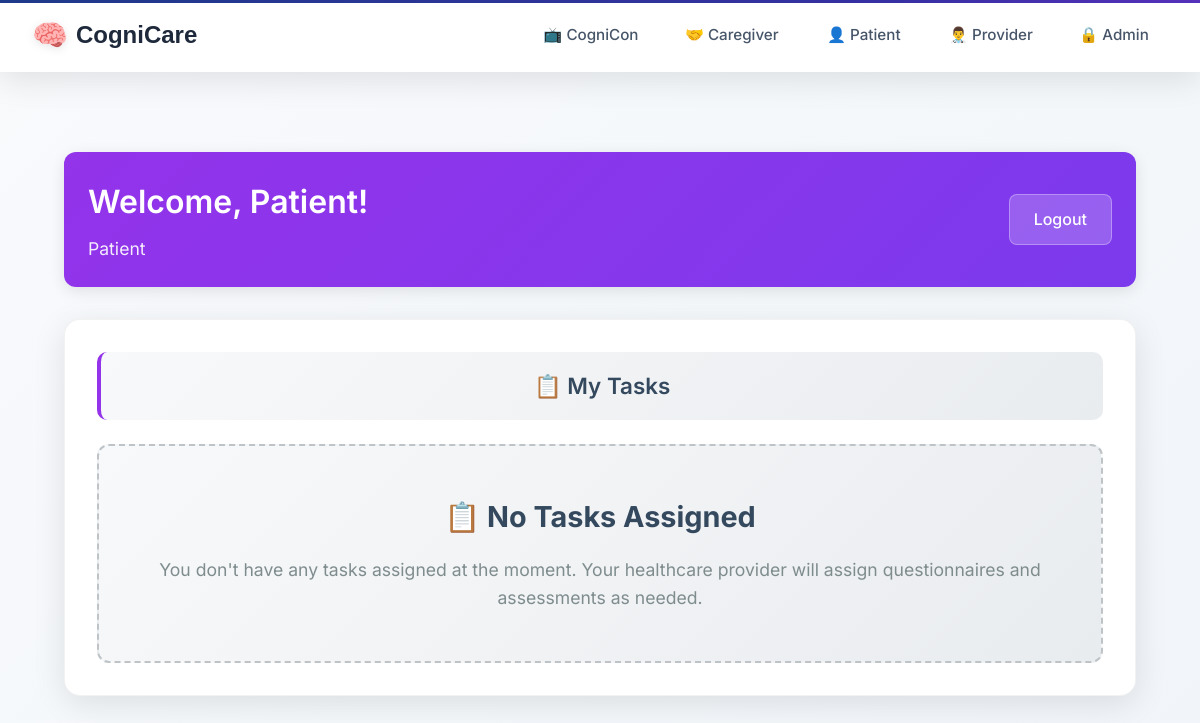
Page /patient-dashboard/ (signed in) on the earlier database version.
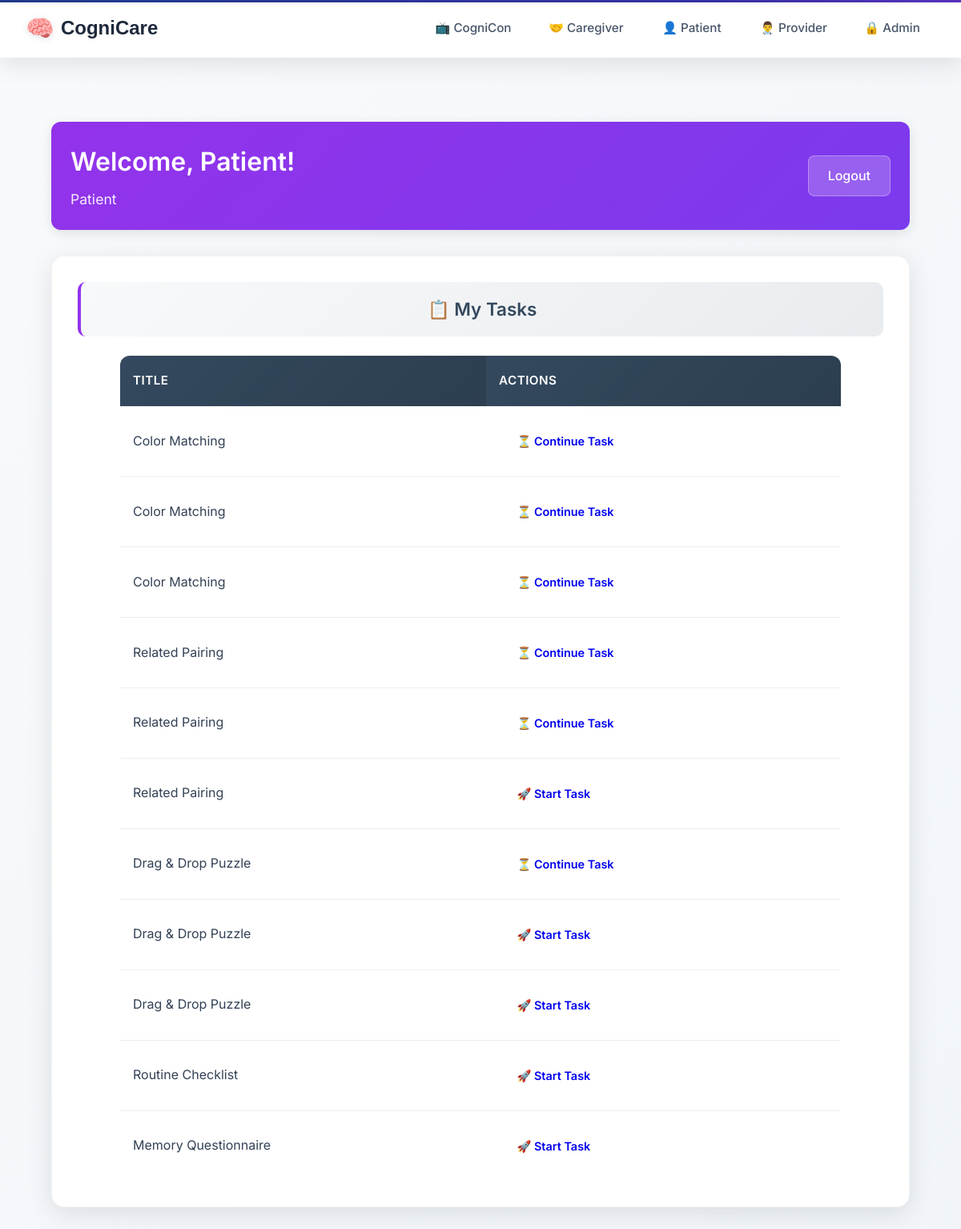
Same page on the later database version.
### taskmanager/models.py (models this page shows, shortened)
class Task(models.Model):
    title = models.CharField(max_length=255)
    description = models.TextField(blank=True, null=True)
    task_type = models.CharField(max_length=50, choices=TASK_TYPES)
    difficulty = models.CharField(
        max_length=50,
        choices=DIFFICULTY_LEVELS,
        blank=True,
        null=True,
        help_text="Cognitive difficulty level for games"
    )
    assigned_by = models.ForeignKey(UserProfile, related_name='assigned_tasks', on_delete=models.CASCADE)
    assigned_to = models.ForeignKey(UserProfile, related_name='tasks', on_delete=models.CASCADE)
    completed_by = models.ForeignKey(UserProfile, related_name='completed_tasks', on_delete=models.SET_NULL, null=True, blank=True)
    status = models.CharField(max_length=20, choices=[
        ('assigned', 'Assigned'),
        ('in_progress', 'In Progress'),
        ('completed', 'Completed'),
    ], default='assigned')
    created_at = models.DateTimeField(auto_now_add=True)
    assigned_at = models.DateTimeField(auto_now_add=True)
    due_date = models.DateTimeField(blank=True, null=True)
    completed_at = models.DateTimeField(null=True, blank=True)
    task_config = models.JSONField(default=dict, blank=True)
    class Meta:
        ordering = ['-created_at']

### users/views.py (the view)
# urls.py: path('patient-dashboard/', views.patient_dashboard, name='patient_dashboard'),
@login_required
def patient_dashboard(request):
    if not hasattr(request.user, 'profile') or request.user.profile.user_type != 'patient':
        messages.error(request, 'You do not have permission to access the patient dashboard.')
        return redirect('home')
    from taskmanager.models import Task
    pending_tasks = Task.objects.filter(
        assigned_to=request.user.profile,
        status__in=['assigned', 'in_progress']
    ).order_by('due_date', 'created_at')
    context = {
        'user': request.user,
        'user_type': 'Patient',
        'pending_tasks': pending_tasks
    }
    return render(request, 'dashboards/patient_dashboard.html', context)

### templates/dashboards/patient_dashboard.html (shortened to what this page needs)
{% extends 'layouts/base.html' %}
{% block content %}
<div class="dashboard-container">
    <div class="dashboard-header patient">
        <div class="header-info">
    <h1>Welcome, {{ user.first_name }}!</h1>
            <span class="user-type">{{ user_type }}</span>
        </div>
        <a href="{% url 'logout' %}" class="logout-btn">Logout</a>
    </div>
    <div class="dashboard-section">
        <h2 class="section-title patient">📋 My Tasks</h2>
        {% if pending_tasks %}
        <div class="tasks-list">
            <table class="enhanced-table">
                <thead>
                    <tr>
                        <th>Title</th>
                        <th>Actions</th>
                    </tr>
                </thead>
                <tbody>
                {% for task in pending_tasks %}
                    <tr>
                        <td>
                            {{ task.title }}
                        </td>
                        <td>
                            <a href="{% url 'taskmanager:take_task' task.id %}" class="action-btn start-btn">
                                {% if task.status == 'assigned' %}
                                    🚀 Start Task
                                {% else %}
                                    ⏳ Continue Task
                                {% endif %}
                            </a>
                        </td>
                    </tr>
                {% endfor %}
                </tbody>
            </table>
        </div>
        {% else %}
        <div class="empty-state-main">
            <h2>📋 No Tasks Assigned</h2>
            <p>You don't have any tasks assigned at the moment. Your healthcare provider will assign questionnaires and assessments as needed.</p>
        </div>
        {% endif %}
    </div>
</div>
{% endblock %}

### templates/layouts/base.html (shortened to what this page needs)
<!DOCTYPE html>
<html>
<head>
    {% load static %}
    <link href="https://unpkg.com/material-components-web@latest/dist/material-components-web.min.css" rel="stylesheet">
    <link rel="stylesheet" href="https://cdnjs.cloudflare.com/ajax/libs/font-awesome/6.4.0/css/all.min.css">
    <link rel="stylesheet" href="{% static 'css/base.css' %}">
    <link rel="stylesheet" href="{% static 'css/design-system.css' %}">
    <link rel="stylesheet" href="{% static 'css/dashboard.css' %}">
    <link rel="stylesheet" href="{% static 'css/forms.css' %}">
    <link rel="stylesheet" href="{% static 'css/pages.css' %}">
</head>
<body>
    <header class="top-nav">
        <a href="/" class="site-title">CogniCare</a>
        <div class="nav-container">
            <nav class="nav-links" id="navLinks">
                <a href="/cognicon" class="nav-link">📺 CogniCon</a>
                <a href="/caregiver-login" class="nav-link caregiver-link">🤝 Caregiver</a>
                <a href="/patient-login" class="nav-link patient-link">👤 Patient</a>
                <a href="/provider-login" class="nav-link provider-link">👨‍⚕️ Provider</a>
                <a href="/admin-login" class="nav-link admin-link">🔒 Admin</a>
                </nav>
        </div>
    </header>
    <main>
        <div class="content-wrapper">
            {% block content %}{% endblock %}
        </div>
    </main>
</body>
</html>

### static/css/base.css (style rules this page uses)
:root { --patient-primary: #9333ea; --patient-secondary: #7c3aed; --patient-accent: #8b5cf6; --caregiver-primary: #059669; --caregiver-secondary: #047857; --caregiver-accent: #10b981; --provider-primary: #1e3a8a; --provider-secondary: #1e40af; --provider-accent: #3730a3; --admin-primary: #1a202c; --admin-secondary: #2d3748; --admin-accent: #fbbf24; --neutral-50: #f8fafc; --neutral-100: #f1f5f9; --neutral-200: #e2e8f0; --neutral-300: #cbd5e1; --neutral-400: #94a3b8; --neutral-500: #64748b; --neutral-600: #475569; --neutral-700: #334155; --neutral-800: #1e293b; --neutral-900: #0f172a; }
* { margin: 0; padding: 0; box-sizing: border-box; }
body { background: linear-gradient(135deg, var(--neutral-50) 0%, var(--neutral-100) 100%); font-family: 'Inter', -apple-system, BlinkMacSystemFont, 'Segoe UI', Roboto, sans-serif; min-height: 100vh; color: var(--neutral-700); line-height: 1.6; }
.top-nav { position: fixed; top: 0; left: 0; right: 0; background: rgba(255, 255, 255, 0.95); backdrop-filter: blur(20px); -webkit-backdrop-filter: blur(20px); border-bottom: 1px solid rgba(255, 255, 255, 0.2); box-shadow: 0 8px 32px rgba(0, 0, 0, 0.1); display: flex; justify-content: space-between; align-items: center; padding: 0 2rem; height: 72px; z-index: 1000; transition: all 0.3s ease; }
.top-nav::before { content: ''; position: absolute; top: 0; left: 0; right: 0; height: 3px; background: linear-gradient(135deg, var(--provider-primary), var(--provider-accent), var(--patient-primary), var(--caregiver-primary), var(--admin-accent)); background-size: 300% 100%; animation: gradientShift 8s ease-in-out infinite; }
.site-title { color: var(--neutral-800); font-weight: 700; font-size: 1.5rem; text-decoration: none; font-family: 'Poppins', sans-serif; display: flex; align-items: center; gap: 0.5rem; transition: all 0.3s ease; }
.site-title::before { content: '🧠'; font-size: 1.8rem; filter: drop-shadow(0 2px 4px rgba(0,0,0,0.1)); }
.nav-container { display: flex; align-items: center; gap: 2rem; }
.nav-links { display: flex; align-items: center; gap: 0.5rem; }
.nav-link { color: var(--neutral-600); text-decoration: none; padding: 0.6rem 1.2rem; border-radius: 10px; font-weight: 500; font-size: 0.95rem; transition: all 0.3s ease; position: relative; overflow: hidden; }
.nav-link::before { content: ''; position: absolute; top: 0; left: -100%; width: 100%; height: 100%; background: linear-gradient(135deg, rgba(147, 51, 234, 0.1), rgba(124, 58, 237, 0.1)); transition: left 0.3s ease; z-index: -1; }
.nav-link.patient-link { border: 2px solid transparent; }
main { padding-top: 88px; min-height: calc(100vh - 88px); }
.content-wrapper { max-width: 1400px; margin: 0 auto; padding: 2rem; }

Differences in the rows shown:
added Task: title "Color Matching", status "⏳ Continue Task"
added Task: title "Color Matching", status "⏳ Continue Task"
added Task: title "Color Matching", status "⏳ Continue Task"
added Task: title "Related Pairing", status "⏳ Continue Task"
added Task: title "Related Pairing", status "⏳ Continue Task"
added Task: title "Related Pairing", status "🚀 Start Task"
added Task: title "Drag & Drop Puzzle", status "⏳ Continue Task"
added Task: title "Drag & Drop Puzzle", status "🚀 Start Task"
added Task: title "Drag & Drop Puzzle", status "🚀 Start Task"
added Task: title "Routine Checklist", status "🚀 Start Task"
added Task: title "Memory Questionnaire", status "🚀 Start Task"
Other differences:
text no longer shown: "📋 No Tasks Assigned You don't have any tasks assigned at the moment. Your healthcare provider will assign questionnaires and assessments as needed."
text now shown: "TITLE ACTIONS"
